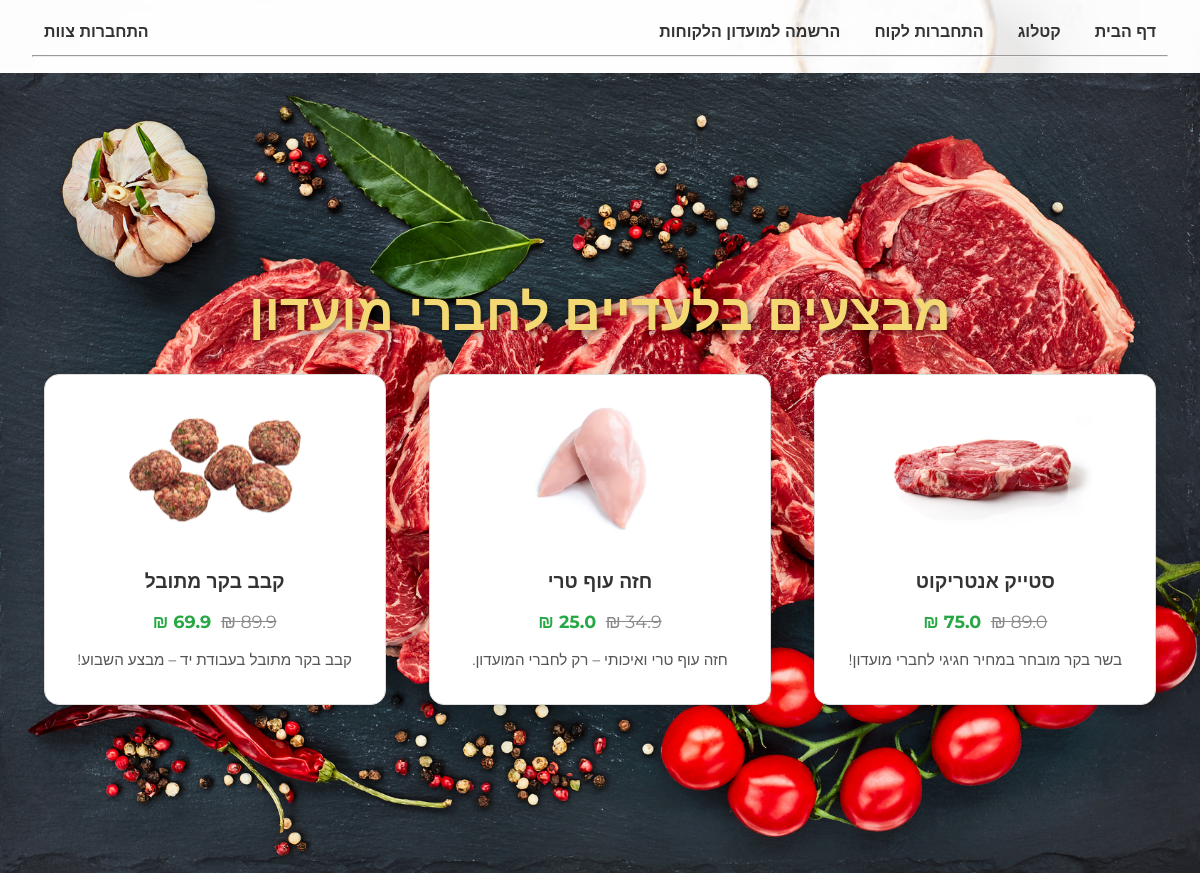
Page /deals on the committed database.
### tables this page shows
CREATE TABLE deals (
            id INTEGER PRIMARY KEY AUTOINCREMENT,
            name TEXT NOT NULL,
            image_url TEXT,
            original_price REAL,
            discounted_price REAL,
            description TEXT);

### server/app.py (the view)
@app.route('/deals') #הצגת מבצעים
def show_deals():
    db = get_db()
    cursor = db.execute("SELECT name, image_url, original_price, discounted_price, description FROM deals")
    deals = [dict(row) for row in cursor.fetchall()]
    return render_template('deals.html', deals=deals)

### server/app.py (called while the page is built)
def get_db(): # פותח חיבור למסד נתונים
    db = getattr(g, '_database', None)
    if db is None:
        db = g._database = sqlite3.connect(DATABASE)
        db.row_factory = sqlite3.Row
    return db

@app.teardown_appcontext
def close_connection(_):
    db = getattr(g, '_database', None)
    if db is not None:
        db.close()

### server/templates/deals.html (shortened to what this page needs)
{% extends "base.html" %}
{% block content %}
<div class="background-katalog">
  <div class="catalog-inner">
    <h2 class="catalog-title">מבצעים בלעדיים לחברי מועדון</h2>
    <div class="deals-grid">
      {% for product in deals %}
      <div class="deal-card">
        <img src="{{ product.image_url }}" alt="{{ product.name }}">
        <h3>{{ product.name }}</h3>
        <p class="price">
          <del>{{ product.original_price }} ₪</del>
          <strong>{{ product.discounted_price }} ₪</strong>
        </p>
        <p>{{ product.description }}</p>
      </div>
      {% endfor %}
    </div>
  </div>
</div>
{% endblock %}

### server/static/style.css (style rules this page uses)
body { margin: 0; padding: 0; font-family: 'Montserrat', sans-serif; width: 100vw; height: 100vh; }
body { font-family: Arial, sans-serif; background-color: #010101; direction: rtl; text-align: right; margin: 0; }
h1, h2, h3 { color: #333; }
img { max-width: 100%; height: auto; border-radius: 4px; }
.deals-grid { display: flex; flex-wrap: wrap; justify-content: center; gap: 20px; margin-top: 30px; }
.deal-card { background-color: #fff9e6; border: 1px solid #ffd700; border-radius: 10px; padding: 15px; width: 250px; box-shadow: 0 2px 6px rgba(0,0,0,0.1); text-align: center; }
.deal-card img { max-width: 100%; height: 150px; object-fit: cover; border-radius: 6px; }
.deal-card h3 { margin: 10px 0 5px; }
.deal-card .price { color: #d9534f; font-size: 1.1em; }
.deal-card del { color: #999; margin-left: 5px; }
.catalog-title { font-size: 3.2rem; color: #f4d874; font-weight: bold; text-align: center; margin-bottom: 2rem; text-shadow: 2px 2px 8px rgba(0, 0, 0, 0.6); font-family: 'Heebo', sans-serif; }
body { margin: 0; font-family: Arial, sans-serif; background: #fafafa; color: #333; }
body { margin: 0; padding: 0; font-family: 'Montserrat', sans-serif; }
body { margin: 0; font-family: 'Heebo', sans-serif; background-image: url("/static/images/main_etliz.png"); background-size: cover; background-position: center; background-attachment: fixed; background-repeat: no-repeat; }
.catalog-inner { position: relative; z-index: 1; width: 100%; max-width: 1400px; padding: 0 2rem; box-sizing: border-box; text-align: center; }
.background-katalog { background-image: url("/static/images/katalogformpic.jpg"); background-size: cover; background-repeat: no-repeat; background-position: center; min-height: 100vh; display: flex; justify-content: center; align-items: center; padding: 0; margin: 0; }
.deals-grid { display: grid; grid-template-columns: repeat(auto-fit, minmax(250px, 1fr)); gap: 20px; justify-items: center; }
.deal-card { background-color: #fff; border: 1px solid #ddd; border-radius: 15px; padding: 20px; box-shadow: 0 2px 8px rgba(0,0,0,0.1); width: 100%; max-width: 300px; transition: transform 0.3s ease; }
.deal-card img { width: 100%; border-radius: 10px; margin-bottom: 10px; }
.deal-card h3 { margin: 10px 0 5px; font-size: 1.2em; color: #333; }
.deal-card .price { font-size: 1.1em; color: #28a745; }
.deal-card .price del { color: #888; margin-left: 5px; }
.deal-card p { font-size: 0.95em; color: #555; }

### server/templates/base.html (style rules this page uses)
html, body { margin: 0; padding: 0; width: 100%; height: 100%; overflow-x: hidden; font-family: 'Montserrat', sans-serif; }

### rows in the picture
deals: image_url (picture), name "סטייק אנטריקוט", original_price "89.0", description "בשר בקר מובחר במחיר חגיגי לחברי מועדון!"
deals: image_url (picture), name "חזה עוף טרי", original_price "34.9", description "חזה עוף טרי ואיכותי – רק לחברי המועדון."
deals: image_url (picture), name "קבב בקר מתובל", original_price "89.9", description "קבב בקר מתובל בעבודת יד – מבצע השבוע!"
